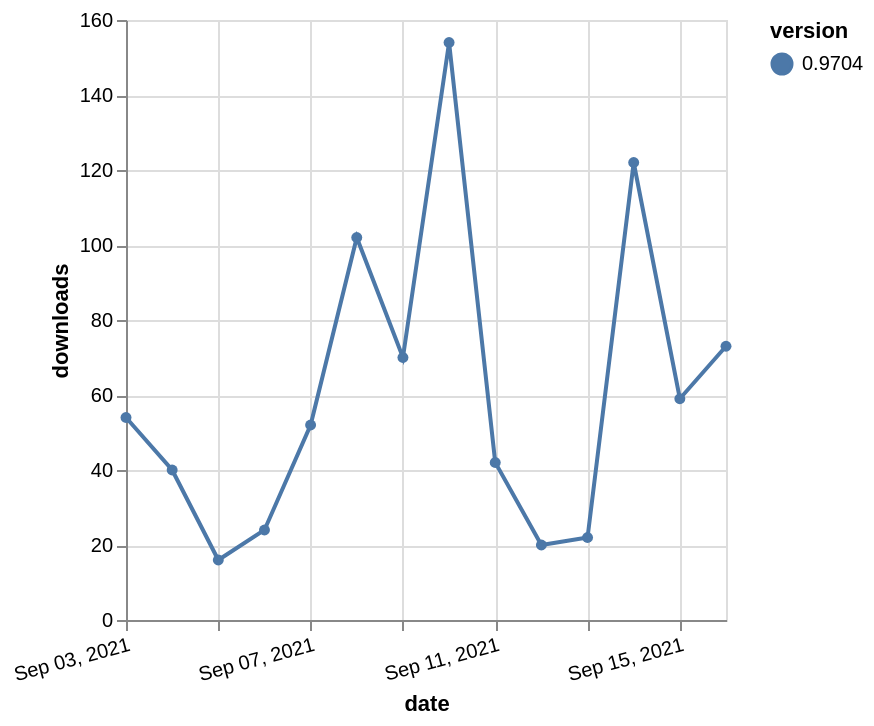

Specify this chart in Vega-Lite:
### Vega-Lite specification from a JSON file in a GitHub repository (floating-point values rounded to 4 significant figures)
{"$schema": "https://vega.github.io/schema/vega-lite/v5.json", "description": "A simple bar chart with embedded data.", "data": {"values": [{"date": "2021-09-03", "total": 80862, "delta": 54, "version": "0.9704"}, {"date": "2021-09-04", "total": 80902, "delta": 40, "version": "0.9704"}, {"date": "2021-09-05", "total": 80918, "delta": 16, "version": "0.9704"}, {"date": "2021-09-06", "total": 80942, "delta": 24, "version": "0.9704"}, {"date": "2021-09-07", "total": 80994, "delta": 52, "version": "0.9704"}, {"date": "2021-09-08", "total": 81096, "delta": 102, "version": "0.9704"}, {"date": "2021-09-09", "total": 81166, "delta": 70, "version": "0.9704"}, {"date": "2021-09-10", "total": 81320, "delta": 154, "version": "0.9704"}, {"date": "2021-09-11", "total": 81362, "delta": 42, "version": "0.9704"}, {"date": "2021-09-12", "total": 81382, "delta": 20, "version": "0.9704"}, {"date": "2021-09-13", "total": 81404, "delta": 22, "version": "0.9704"}, {"date": "2021-09-14", "total": 81526, "delta": 122, "version": "0.9704"}, {"date": "2021-09-15", "total": 81585, "delta": 59, "version": "0.9704"}, {"date": "2021-09-16", "total": 81658, "delta": 73, "version": "0.9704"}]}, "width": "container", "mark": {"type": "line", "point": {"filled": true}}, "encoding": {"x": {"field": "date", "type": "temporal", "timeUnit": "yearmonthdate", "title": "date", "axis": {"labelAngle": -15}}, "y": {"field": "delta", "type": "quantitative", "title": "downloads"}, "color": {"field": "version", "type": "nominal"}, "tooltip": {"field": "delta"}}}
